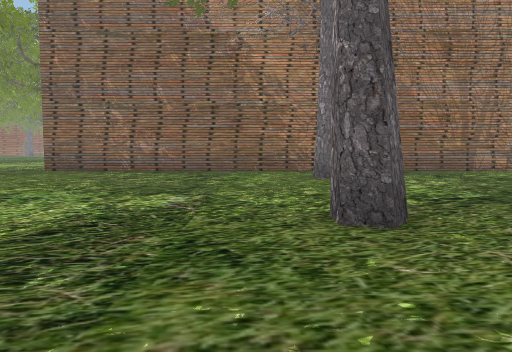
[1] (above)

21 first-person views from a walk through a scene from a Unity 3-D project. The camera is 1.2 m above the floor, tilts 4° down and sees 70° across. The floor is counted in squares, 2.25 m on a side. Each view is taken from the middle of a square. On the plan, view 1 faces up. The plan holds only what a view shows up to about 10 squares ahead; the rest is blank. The place goes on beyond the plan. The player character is not drawn.

[2]
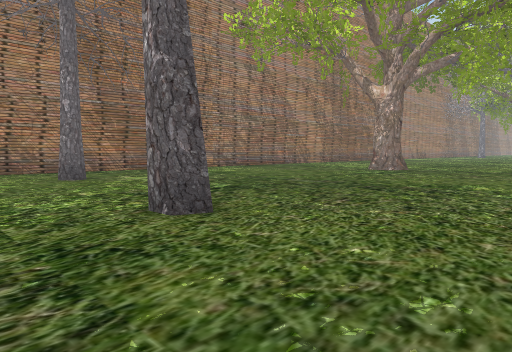

[3]
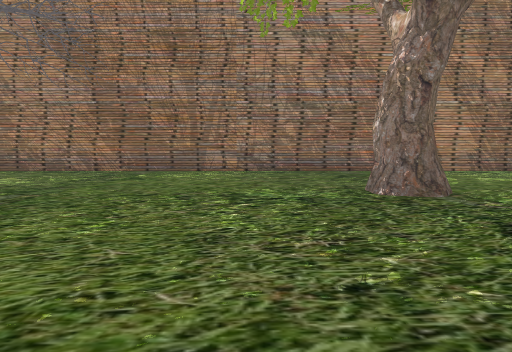

[4]
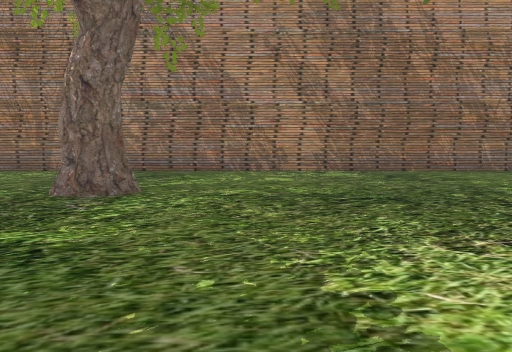

[5]
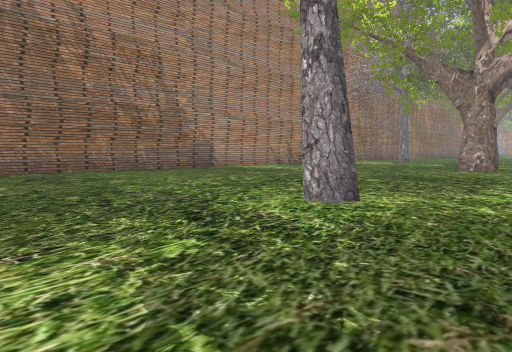

[6]
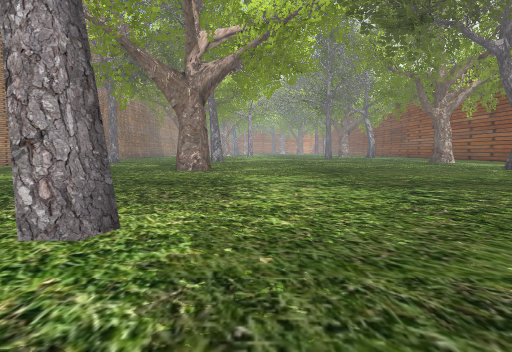

[7]
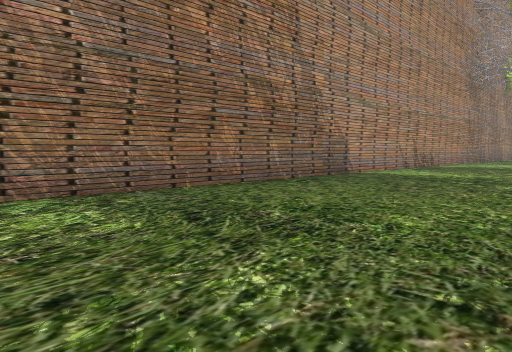

[8]
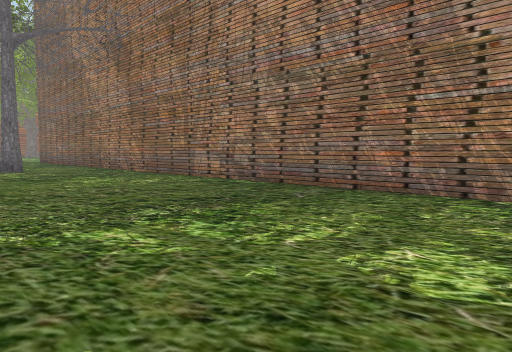

[9]
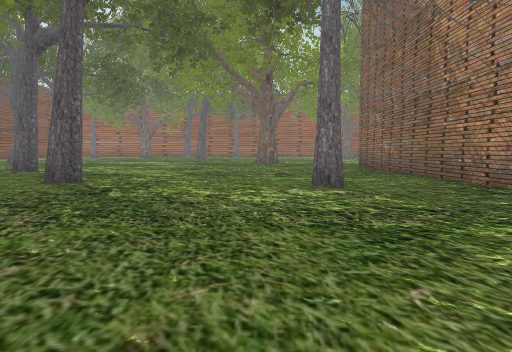

[10]
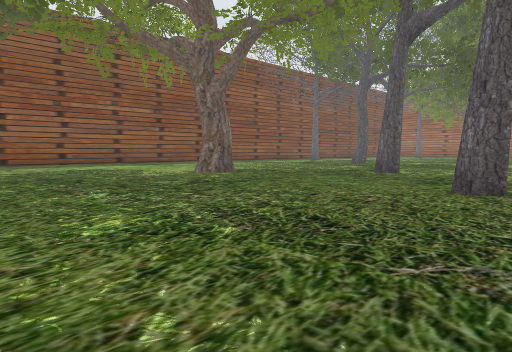

[11]
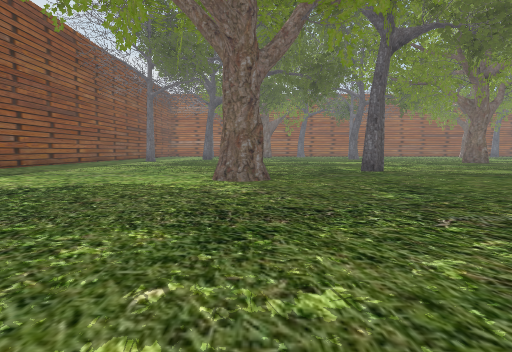

[12]
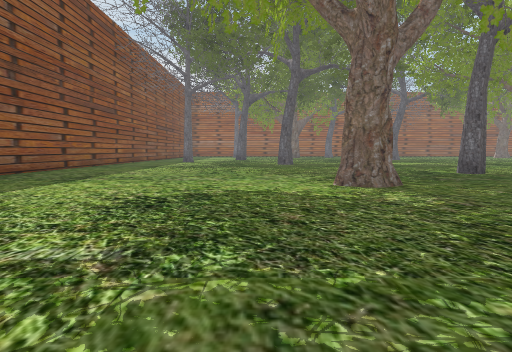

[13]
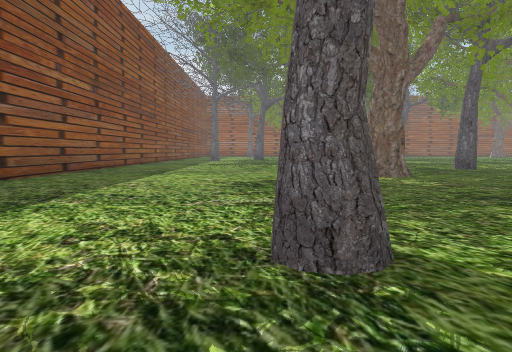

[14]
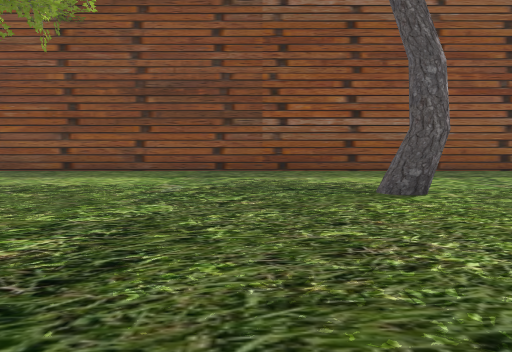

[15]
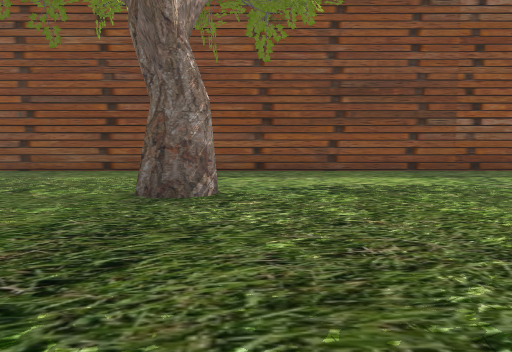

[16]
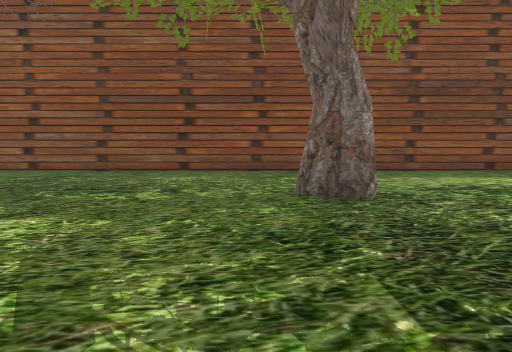

[17]
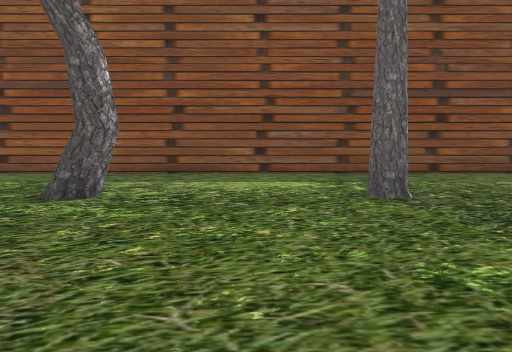

[18]
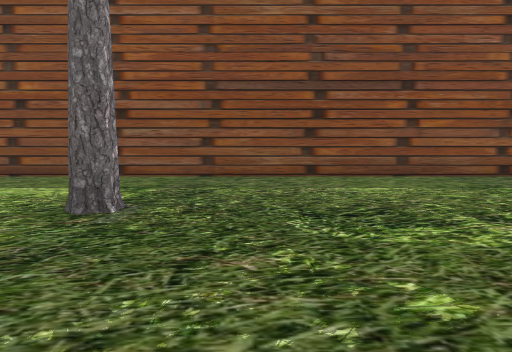

[19]
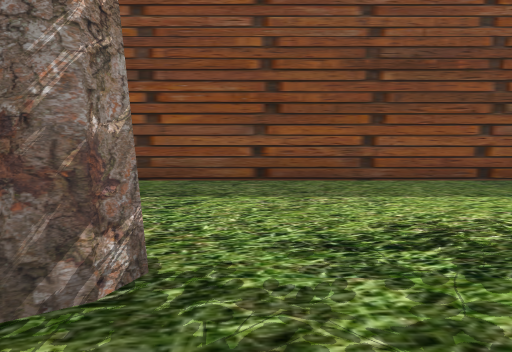

[20]
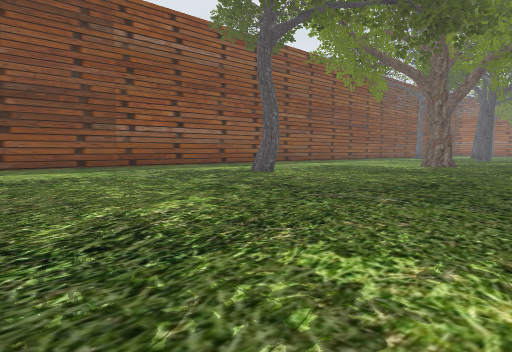

[21]
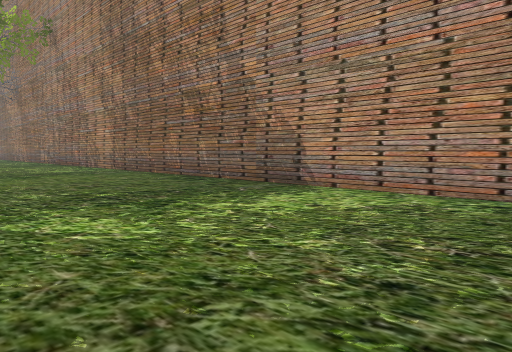

### Floor plan
Points are (right, up) in squares from view 1. A wall is a line through its corners. A room is listed if a view was taken in it or the views show most of it. See-through windows are left out.
Room 1 (views 1, 2, 3, 4, 5, 6, 7, 8, 9, 10, 11, 12, 13, 14, 15, 16, 17, 18, 19, 20, 21)
walls: (8.5, 4.5) (8.6, 5); (9.4, 4.8) (9.1, 4.4); (5.9, -5.3) (6.4, -5.6) (6, -5.9) (5.7, -5.9); (15.6, 1.9) (15.1, 2.1) (15.1, 2.5); (0.9, 3.2) (1.1, 2.8) (0.9, 2.5) (0.6, 2.6) (0.6, 3); (0.7, -3.2) (0.3, -3.6); (0.2, -3) (0.6, -3.2) (0.5, -3.4) (0.3, -3.7); (-0.1, -3.1) (0.4, -2.8) (0.5, -3.4); (-2.8, 0.2) (-2.4, 0.3) (-2.2, 0) (-2.4, -0.2) (-2.8, -0.1); (23.3, 2.3) (22.7, 2.5) (22.7, 3) (23.1, 3.2); (22.6, -6.2) (23, -5.9); (22.9, -5.9) (23.1, -5.9); (22.2, 9.5) (-4.5, 9.5); (-4, -10.5) (23.5, -10.5)

Positions as (right, up) in squares from view 1, and headings:
1: (0, 0), facing up
2: (-1, 0), facing up-right
3: (7, 0), facing up
4: (11, 0), facing up
5: (12, 0), facing up-right
6: (13, 1), facing right
7: (12, 5), facing up-right
8: (12, 5), facing up-left
9: (7, 6), facing left
10: (6, 4), facing down-left
11: (7, -3), facing left
12: (6, -5), facing left
13: (8, -6), facing left
14: (8, -1), facing down
15: (13, -1), facing down
16: (15, -1), facing down
17: (21, -2), facing down
18: (18, -3), facing down
19: (13, -4), facing down
20: (13, 1), facing down-left
21: (23, 5), facing up-left
